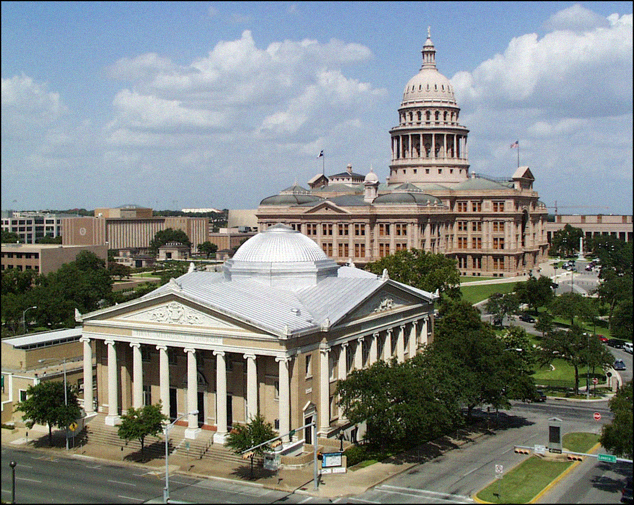
#> input picture Bachelor/Završni rad/Python/slike/sum1.bmp, 634 x 505 px, given in place of capitol.bmp, which was not available
$ python uklanjanje_suma.py
#> lines starting #> are read from the running program, lines starting #| are printed output that depends on the picture; pictures that were not available may be replaced by others from this repository, and a replacement may not be noted
import cv2
from matplotlib import pyplot as plt

#ucitavanje slike bez suma
img_big = cv2.imread('../slike/capitol.bmp')
#> img_big is the input picture: shape (505, 634, 3); mean B, G, R 133.5, 136.2, 130.8
img_bez = cv2.resize(img_big,None,fx=0.3, fy=0.3, interpolation =cv2.INTER_CUBIC)
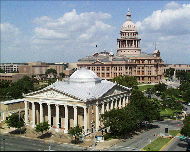
#> img_bez: shape (152, 190, 3); mean B, G, R 133.7, 136.2, 130.8
img_bez = cv2.cvtColor(img_bez, cv2.COLOR_BGR2RGB)

#ucitavanje slike sa sumom
img_big = cv2.imread('../slike/sum3.bmp')
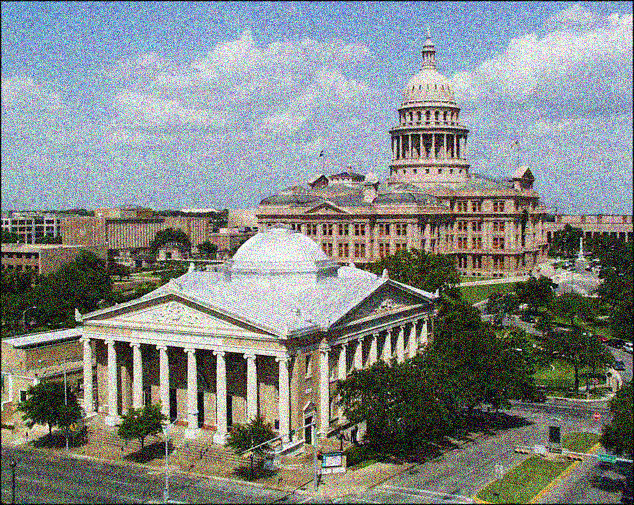
#> input picture Bachelor/Završni rad/Python/slike/sum3.bmp, 634 x 505 px
#> img_big is the input picture: shape (505, 634, 3); mean B, G, R 134.2, 136.3, 131.2
img = cv2.resize(img_big,None,fx=0.3, fy=0.3, interpolation =cv2.INTER_CUBIC)
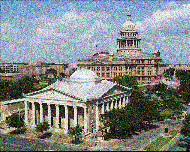
#> img: shape (152, 190, 3); mean B, G, R 134.5, 136.2, 130.9
img = cv2.cvtColor(img, cv2.COLOR_BGR2RGB)

#mean blur filter
blur = cv2.blur(img, (3,3))
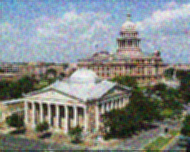
#> blur: shape (152, 190, 3); mean R, G, B 131.2, 136.6, 134.8

#median blur filter
median = cv2.medianBlur(img, 3)
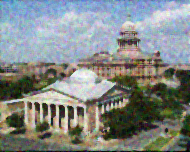
#> median: shape (152, 190, 3); mean R, G, B 130.9, 136.3, 134

#nelokalni algoritam srednje vrijednosti
b5 = cv2.fastNlMeansDenoisingColored(img,None,5,5,7,21)
#veci faktor uklanjanja 5 -> 10
b10 = cv2.fastNlMeansDenoisingColored(img,None,10,10,7,21)
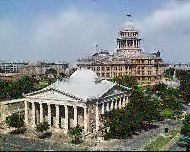
#> b10: shape (152, 190, 3); mean R, G, B 129.4, 135.6, 135.4

#odnos signala i suma
bezpsnr = cv2.PSNR(img_bez, img)
#> bezpsnr = 18.8
print("PSNR (bez uklanjanja suma): {:0.4f} dB".format(bezpsnr))
#| PSNR (bez uklanjanja suma): 18.7964 dB
blurpsnr = cv2.PSNR(img_bez, blur)
#> blurpsnr = 19.17
print("PSNR (blur): {:0.4f} dB".format(blurpsnr))
#| PSNR (blur): 19.1670 dB
medianpsnr = cv2.PSNR(img_bez, median)
#> medianpsnr = 19.43
print("PSNR (median): {:0.4f} dB".format(medianpsnr))
#| PSNR (median): 19.4278 dB
b5psnr = cv2.PSNR(img_bez, b5)
#> b5psnr = 18.93
print("PSNR (nelokalni, faktori 5,5): {:0.4f} dB".format(b5psnr))
#| PSNR (nelokalni, faktori 5,5): 18.9347 dB
b10psnr = cv2.PSNR(img_bez, b10)
#> b10psnr = 22.01
print("PSNR (nelokalni, faktori 10,10): {:0.4f} dB".format(b10psnr))
#| PSNR (nelokalni, faktori 10,10): 22.0113 dB

#prikaz slika
b=plt.figure(1)
plt.subplot(321),plt.imshow(img_bez)
plt.title('Bez šuma'), plt.xticks([]), plt.yticks([])
plt.subplot(322),plt.imshow(img)
plt.title('Sa šumom, bez filtra'), plt.xticks([]), plt.yticks([])
plt.subplot(323),plt.imshow(blur)
plt.title('Mean filtar'), plt.xticks([]), plt.yticks([])
plt.subplot(324),plt.imshow(median)
plt.title('Median filtar'), plt.xticks([]), plt.yticks([])
plt.subplot(325),plt.imshow(b5)
plt.title('Nelokalni, faktor=5'), plt.xticks([]), plt.yticks([])
plt.subplot(326),plt.imshow(b10)
plt.title('Nelokalni, faktor=10'), plt.xticks([]), plt.yticks([])
b.show()
